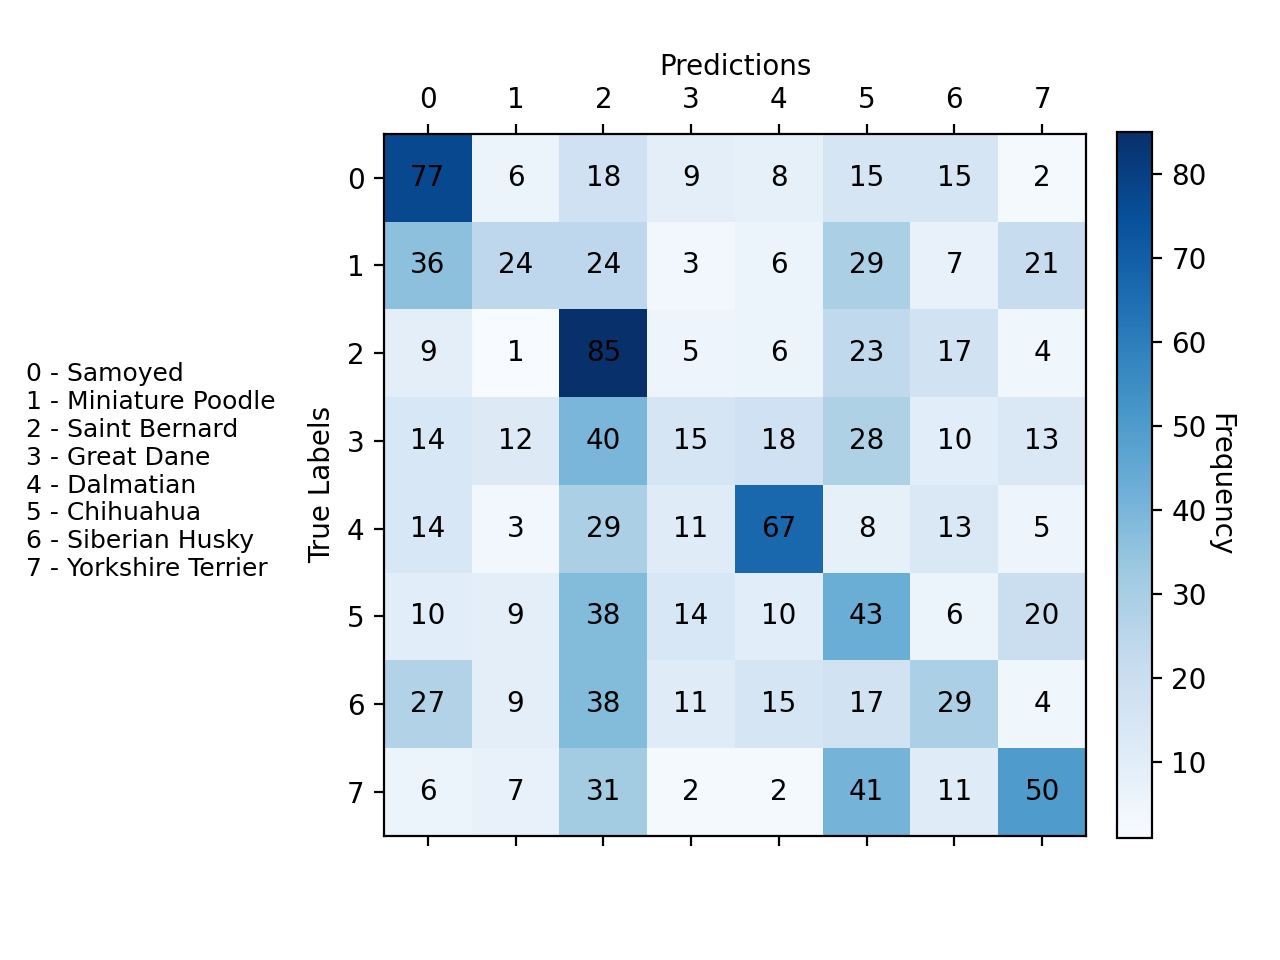

Reproduce this figure in Python.
"""
EECS 445 - Introduction to Machine Learning
Winter 2026 - Project 2

Generate confusion matrix graphs.
    Usage: python3 confusion_matrix.py
"""

import matplotlib.pyplot as plt
import numpy as np
import numpy.typing as npt
import torch
from torch.utils.data import DataLoader
from sklearn.metrics import confusion_matrix

from dataset import get_train_val_test_loaders
from model.source import Source
from train_common import predictions, restore_checkpoint
from utils import config


def gen_labels(loader: DataLoader, model: torch.nn.Module) -> tuple[npt.NDArray, npt.NDArray]:
    """
    Return true and predicted values.

    Args:
        loader: DataLoader for validation data
        model: subclass of torch.nn.Module, Model to evaluate
    """
    y_true, y_pred = [], []
    for X, y in loader:
        with torch.no_grad():
            output = model(X)
            predicted = predictions(output.data)
            y_true = np.append(y_true, y.numpy())
            y_pred = np.append(y_pred, predicted.numpy())
    return y_true, y_pred


def plot_conf(loader: DataLoader, model: torch.nn.Module, sem_labels: str, png_name: str) -> None:
    """
    Draw confusion matrix.

    Args:
        loader: DataLoader for validation data
        model: subclass of torch.nn.Module, Model to evaluate
        sem_labels: str, Legend values
        png_name: str, name of the file to save the confusion mtx plot
    """
    y_true, y_pred = gen_labels(loader, model)
    cm = confusion_matrix(y_true, y_pred)
    fig, ax = plt.subplots()
    cax = ax.matshow(cm, cmap=plt.cm.Blues, interpolation="nearest")
    cbar = fig.colorbar(cax, fraction=0.046, pad=0.04)
    cbar.set_label("Frequency", rotation=270, labelpad=10)
    for (i, j), z in np.ndenumerate(cm):
        ax.text(j, i, z, ha="center", va="center")
    plt.gcf().text(0.02, 0.4, sem_labels, fontsize=9)
    plt.subplots_adjust(left=0.3)
    ax.set_xlabel("Predictions")
    ax.xaxis.set_label_position("top")
    ax.set_ylabel("True Labels")
    print(f"Saving confusion matrix plot to {png_name}...")
    plt.savefig(png_name, dpi=200)


def main() -> None:
    """Create confusion matrix and save to file."""
    _, va_loader, _, _ = get_train_val_test_loaders(task="source", batch_size=config("source.batch_size"))

    model = Source()
    print("Loading source...")
    model, _, _ = restore_checkpoint(model, config("source.checkpoint"), force=True)

    sem_labels = "0 - Samoyed\n1 - Miniature Poodle\n2 - Saint Bernard\n3 - Great Dane\n4 - Dalmatian\n5 - Chihuahua\n6 - Siberian Husky\n7 - Yorkshire Terrier"

    # Evaluate model
    plot_conf(va_loader, model, sem_labels, "confusion_matrix.png")


if __name__ == "__main__":
    main()
